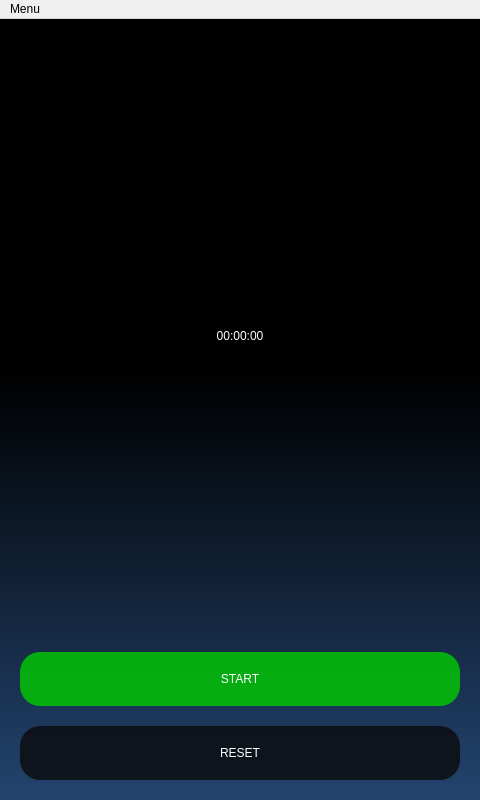
<?xml version="1.0" encoding="UTF-8"?>
<ui version="4.0">
 <class>MainWindow</class>
 <widget class="QMainWindow" name="MainWindow">
  <property name="geometry">
   <rect>
    <x>0</x>
    <y>0</y>
    <width>480</width>
    <height>800</height>
   </rect>
  </property>
  <property name="windowTitle">
   <string>MainWindow</string>
  </property>
  <property name="styleSheet">
   <string notr="true"/>
  </property>
  <widget class="QWidget" name="centralWidget">
   <property name="styleSheet">
    <string notr="true">background: qlineargradient(spread:pad, x1:0, y1:0.45, x2:0, y2:1, stop:0 rgba(0, 0, 0, 255), stop:1 rgba(35, 68, 111, 255));
color: white;</string>
   </property>
   <layout class="QVBoxLayout" name="verticalLayout" stretch="1,0,0">
    <property name="spacing">
     <number>20</number>
    </property>
    <property name="leftMargin">
     <number>20</number>
    </property>
    <property name="topMargin">
     <number>20</number>
    </property>
    <property name="rightMargin">
     <number>20</number>
    </property>
    <property name="bottomMargin">
     <number>20</number>
    </property>
    <item>
     <widget class="QLabel" name="timeLabel">
      <property name="autoFillBackground">
       <bool>false</bool>
      </property>
      <property name="styleSheet">
       <string notr="true">
background-color: rgba(0,0,0,0);</string>
      </property>
      <property name="text">
       <string>00:00:00</string>
      </property>
      <property name="textFormat">
       <enum>Qt::AutoText</enum>
      </property>
      <property name="scaledContents">
       <bool>false</bool>
      </property>
      <property name="alignment">
       <set>Qt::AlignCenter</set>
      </property>
     </widget>
    </item>
    <item>
     <widget class="QPushButton" name="startBt">
      <property name="minimumSize">
       <size>
        <width>0</width>
        <height>0</height>
       </size>
      </property>
      <property name="styleSheet">
       <string notr="true">QPushButton{
	border-radius: 20px;
	border: none;
	background: rgba(0,204,0,80%);

font: bold 20pt &quot;Arial&quot;;
	padding: 20px;
	outline: 1px solid rgba(0,0,0,0);
}
QPushButton:checked{
	background: rgba(204,0,0,80%);
}</string>
      </property>
      <property name="text">
       <string>START</string>
      </property>
      <property name="checkable">
       <bool>true</bool>
      </property>
      <property name="flat">
       <bool>true</bool>
      </property>
     </widget>
    </item>
    <item>
     <widget class="QPushButton" name="resetBt">
      <property name="minimumSize">
       <size>
        <width>0</width>
        <height>0</height>
       </size>
      </property>
      <property name="styleSheet">
       <string notr="true">border-radius: 20px;
border: none;
background: rgba(10,10,10,80%);
padding: 20px;
outline: 1px solid rgba(0,0,0,0);
font: bold 20pt &quot;Arial&quot;;</string>
      </property>
      <property name="text">
       <string>RESET</string>
      </property>
      <property name="flat">
       <bool>true</bool>
      </property>
     </widget>
    </item>
   </layout>
  </widget>
  <widget class="QMenuBar" name="menuBar">
   <property name="geometry">
    <rect>
     <x>0</x>
     <y>0</y>
     <width>480</width>
     <height>27</height>
    </rect>
   </property>
   <widget class="QMenu" name="menuMenu">
    <property name="title">
     <string>Menu</string>
    </property>
    <addaction name="actionAbout"/>
    <addaction name="actionExit"/>
   </widget>
   <addaction name="menuMenu"/>
  </widget>
  <action name="actionExit">
   <property name="text">
    <string>Exit</string>
   </property>
   <property name="toolTip">
    <string>Exit</string>
   </property>
  </action>
  <action name="actionAbout">
   <property name="text">
    <string>about</string>
   </property>
  </action>
 </widget>
 <layoutdefault spacing="6" margin="11"/>
 <resources/>
 <connections/>
</ui>
